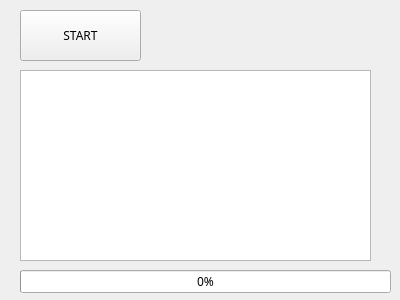
<?xml version="1.0" encoding="UTF-8"?>
<ui version="4.0">
 <class>Form</class>
 <widget class="QWidget" name="Form">
  <property name="geometry">
   <rect>
    <x>0</x>
    <y>0</y>
    <width>400</width>
    <height>300</height>
   </rect>
  </property>
  <property name="windowTitle">
   <string>스레드 테스트</string>
  </property>
  <widget class="QPushButton" name="btnStart">
   <property name="geometry">
    <rect>
     <x>20</x>
     <y>10</y>
     <width>121</width>
     <height>51</height>
    </rect>
   </property>
   <property name="font">
    <font>
     <family>맑은 고딕</family>
    </font>
   </property>
   <property name="text">
    <string>START</string>
   </property>
  </widget>
  <widget class="QTextBrowser" name="txbLog">
   <property name="geometry">
    <rect>
     <x>20</x>
     <y>70</y>
     <width>351</width>
     <height>191</height>
    </rect>
   </property>
   <property name="font">
    <font>
     <family>맑은 고딕</family>
    </font>
   </property>
  </widget>
  <widget class="QProgressBar" name="pgbTask">
   <property name="geometry">
    <rect>
     <x>20</x>
     <y>270</y>
     <width>371</width>
     <height>23</height>
    </rect>
   </property>
   <property name="font">
    <font>
     <family>맑은 고딕</family>
    </font>
   </property>
   <property name="value">
    <number>0</number>
   </property>
  </widget>
 </widget>
 <resources/>
 <connections/>
</ui>
